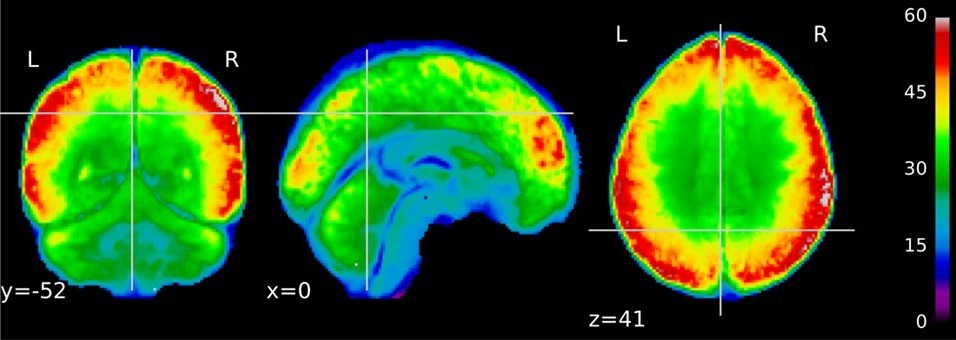
#> input picture example1.jpg, 956 x 340 px
$ python example1.py
#> lines starting #> are read from the running program, lines starting #| are printed output that depends on the picture
import cv2
import matplotlib.pyplot as plt

# Cargar la imagen
image_path = "example1.jpg"
image = cv2.imread(image_path)
#> image is the input picture: shape (340, 956, 3); mean B, G, R 25.2, 83.2, 41.8

if image is None:
    print(f"Error: No se pudo cargar la imagen desde {image_path}")
else:
    # Convertir la imagen de BGR a escala de grises (BGR -> GRAY)
    gray_image = cv2.cvtColor(image, cv2.COLOR_BGR2GRAY)
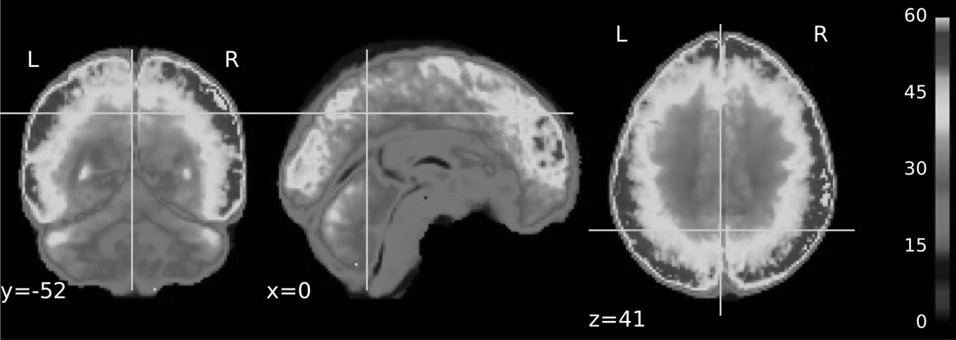
#> gray_image: shape (340, 956); min 0, max 255, mean 64.2

    # Convertir la imagen de BGR a RGB (BGR -> RGB)
    rgb_image = cv2.cvtColor(image, cv2.COLOR_BGR2RGB)

    # Mostrar las imágenes originales y convertidas usando matplotlib
    fig, ax = plt.subplots(3, 1, figsize=(7, 7))

    # Imagen original en BGR
    ax[0].imshow(cv2.cvtColor(image, cv2.COLOR_BGR2RGB))
    ax[0].set_title("Original (BGR)")
    ax[0].axis('off')

    # Imagen en escala de grises
    ax[1].imshow(gray_image, cmap='gray')
    ax[1].set_title("Escala de Grises (GRAY)")
    ax[1].axis('off')

    # Imagen en RGB
    ax[2].imshow(rgb_image)
    ax[2].set_title("RGB")
    ax[2].axis('off')

    # Mostrar las imágenes
    plt.show()
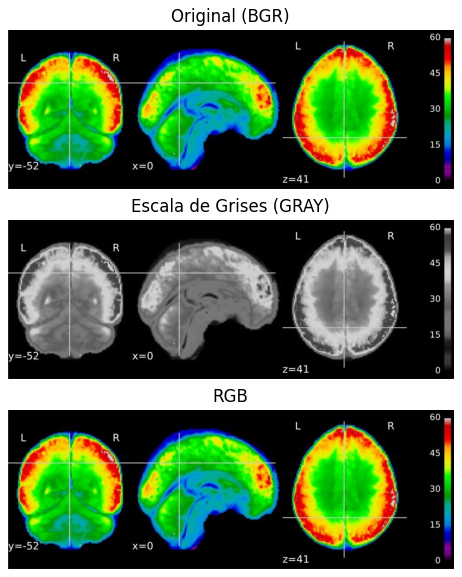
#> figure drawn by matplotlib, 3 panels

$ run again, with example2.jpg copied over example1.jpg
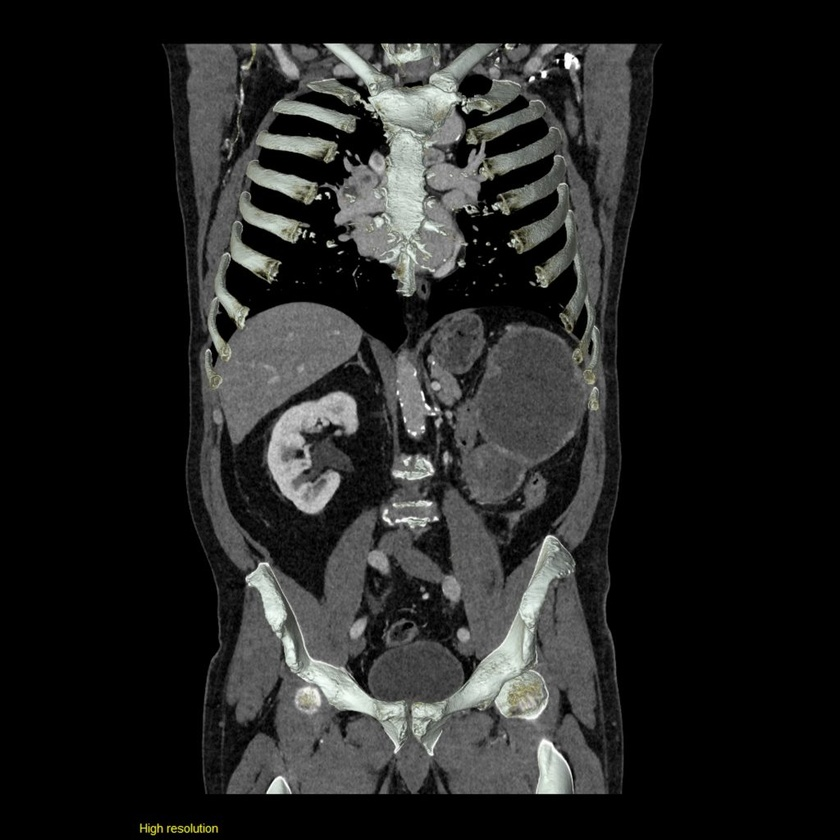
#> input picture example2.jpg, 840 x 840 px, shrunk from 1024 x 1024 before the run
#> image is the input picture: shape (840, 840, 3); mean B, G, R 34.5, 35.3, 34.8
#> `plt.show()`:
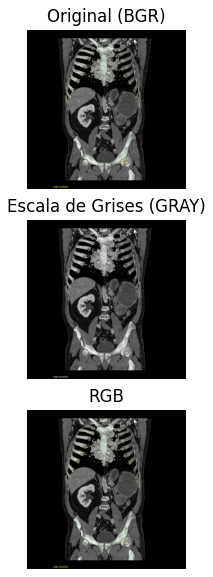
#> figure drawn by matplotlib, 3 panels
